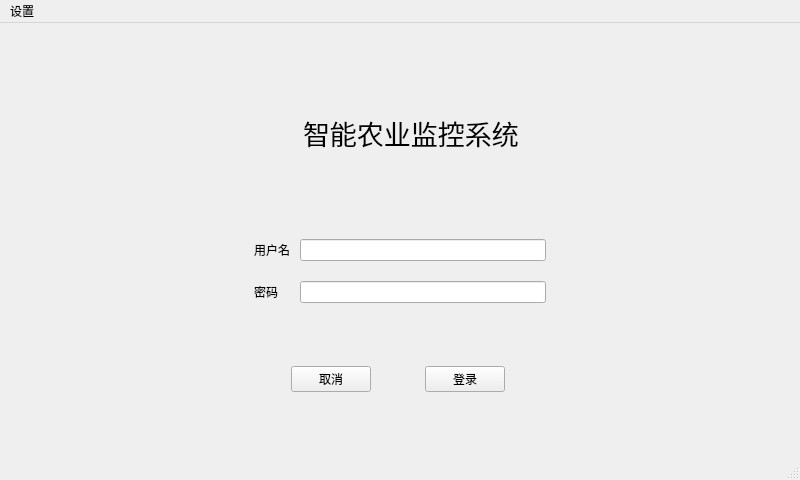
<?xml version="1.0" encoding="UTF-8"?>
<ui version="4.0">
 <class>iams</class>
 <widget class="QMainWindow" name="iams">
  <property name="geometry">
   <rect>
    <x>0</x>
    <y>0</y>
    <width>800</width>
    <height>480</height>
   </rect>
  </property>
  <property name="maximumSize">
   <size>
    <width>800</width>
    <height>480</height>
   </size>
  </property>
  <property name="baseSize">
   <size>
    <width>800</width>
    <height>480</height>
   </size>
  </property>
  <property name="windowTitle">
   <string>iams</string>
  </property>
  <property name="layoutDirection">
   <enum>Qt::LeftToRight</enum>
  </property>
  <widget class="QWidget" name="centralwidget">
   <property name="enabled">
    <bool>true</bool>
   </property>
   <property name="sizePolicy">
    <sizepolicy hsizetype="Preferred" vsizetype="Preferred">
     <horstretch>0</horstretch>
     <verstretch>0</verstretch>
    </sizepolicy>
   </property>
   <property name="maximumSize">
    <size>
     <width>800</width>
     <height>480</height>
    </size>
   </property>
   <property name="layoutDirection">
    <enum>Qt::LeftToRight</enum>
   </property>
   <property name="autoFillBackground">
    <bool>false</bool>
   </property>
   <layout class="QVBoxLayout" name="verticalLayout">
    <item>
     <layout class="QHBoxLayout" name="header">
      <property name="sizeConstraint">
       <enum>QLayout::SetDefaultConstraint</enum>
      </property>
      <item>
       <spacer name="horizontalSpacer">
        <property name="orientation">
         <enum>Qt::Horizontal</enum>
        </property>
        <property name="sizeHint" stdset="0">
         <size>
          <width>40</width>
          <height>20</height>
         </size>
        </property>
       </spacer>
      </item>
      <item>
       <widget class="QLabel" name="titleIcon">
        <property name="maximumSize">
         <size>
          <width>68</width>
          <height>80</height>
         </size>
        </property>
        <property name="font">
         <font>
          <pointsize>20</pointsize>
         </font>
        </property>
        <property name="autoFillBackground">
         <bool>false</bool>
        </property>
        <property name="text">
         <string/>
        </property>
        <property name="pixmap">
         <pixmap resource="../pic.qrc">:/pic/PepiconsPrintCellphoneEye.png</pixmap>
        </property>
        <property name="scaledContents">
         <bool>true</bool>
        </property>
       </widget>
      </item>
      <item>
       <widget class="QLabel" name="titleLabel">
        <property name="sizePolicy">
         <sizepolicy hsizetype="Preferred" vsizetype="Preferred">
          <horstretch>0</horstretch>
          <verstretch>0</verstretch>
         </sizepolicy>
        </property>
        <property name="font">
         <font>
          <pointsize>20</pointsize>
         </font>
        </property>
        <property name="text">
         <string>智能农业监控系统</string>
        </property>
       </widget>
      </item>
      <item>
       <spacer name="horizontalSpacer_2">
        <property name="orientation">
         <enum>Qt::Horizontal</enum>
        </property>
        <property name="sizeHint" stdset="0">
         <size>
          <width>40</width>
          <height>20</height>
         </size>
        </property>
       </spacer>
      </item>
     </layout>
    </item>
    <item>
     <layout class="QHBoxLayout" name="username">
      <item>
       <spacer name="horizontalSpacer_3">
        <property name="orientation">
         <enum>Qt::Horizontal</enum>
        </property>
        <property name="sizeHint" stdset="0">
         <size>
          <width>40</width>
          <height>20</height>
         </size>
        </property>
       </spacer>
      </item>
      <item>
       <widget class="QLabel" name="usernameLabel">
        <property name="minimumSize">
         <size>
          <width>40</width>
          <height>0</height>
         </size>
        </property>
        <property name="text">
         <string>用户名</string>
        </property>
       </widget>
      </item>
      <item>
       <widget class="QLineEdit" name="usernameLineEdit">
        <property name="echoMode">
         <enum>QLineEdit::Normal</enum>
        </property>
       </widget>
      </item>
      <item>
       <spacer name="horizontalSpacer_5">
        <property name="orientation">
         <enum>Qt::Horizontal</enum>
        </property>
        <property name="sizeHint" stdset="0">
         <size>
          <width>40</width>
          <height>20</height>
         </size>
        </property>
       </spacer>
      </item>
     </layout>
    </item>
    <item>
     <spacer name="verticalSpacer">
      <property name="orientation">
       <enum>Qt::Vertical</enum>
      </property>
      <property name="sizeType">
       <enum>QSizePolicy::Fixed</enum>
      </property>
      <property name="sizeHint" stdset="0">
       <size>
        <width>20</width>
        <height>14</height>
       </size>
      </property>
     </spacer>
    </item>
    <item>
     <layout class="QHBoxLayout" name="password">
      <item>
       <spacer name="horizontalSpacer_4">
        <property name="orientation">
         <enum>Qt::Horizontal</enum>
        </property>
        <property name="sizeHint" stdset="0">
         <size>
          <width>40</width>
          <height>20</height>
         </size>
        </property>
       </spacer>
      </item>
      <item>
       <widget class="QLabel" name="passwordLabel">
        <property name="minimumSize">
         <size>
          <width>40</width>
          <height>0</height>
         </size>
        </property>
        <property name="text">
         <string>密码</string>
        </property>
       </widget>
      </item>
      <item>
       <widget class="QLineEdit" name="passwordLineEdit">
        <property name="echoMode">
         <enum>QLineEdit::PasswordEchoOnEdit</enum>
        </property>
       </widget>
      </item>
      <item>
       <spacer name="horizontalSpacer_6">
        <property name="orientation">
         <enum>Qt::Horizontal</enum>
        </property>
        <property name="sizeHint" stdset="0">
         <size>
          <width>40</width>
          <height>20</height>
         </size>
        </property>
       </spacer>
      </item>
     </layout>
    </item>
    <item>
     <layout class="QHBoxLayout" name="horizontalLayout">
      <property name="spacing">
       <number>6</number>
      </property>
      <item>
       <widget class="QLabel" name="lildogLabel">
        <property name="sizePolicy">
         <sizepolicy hsizetype="Fixed" vsizetype="Fixed">
          <horstretch>0</horstretch>
          <verstretch>0</verstretch>
         </sizepolicy>
        </property>
        <property name="maximumSize">
         <size>
          <width>140</width>
          <height>140</height>
         </size>
        </property>
        <property name="text">
         <string/>
        </property>
        <property name="pixmap">
         <pixmap>../pic/lildog.gif</pixmap>
        </property>
        <property name="scaledContents">
         <bool>true</bool>
        </property>
       </widget>
      </item>
      <item>
       <spacer name="horizontalSpacer_7">
        <property name="sizePolicy">
         <sizepolicy hsizetype="Fixed" vsizetype="Fixed">
          <horstretch>0</horstretch>
          <verstretch>0</verstretch>
         </sizepolicy>
        </property>
        <property name="orientation">
         <enum>Qt::Horizontal</enum>
        </property>
        <property name="sizeType">
         <enum>QSizePolicy::Fixed</enum>
        </property>
        <property name="sizeHint" stdset="0">
         <size>
          <width>40</width>
          <height>20</height>
         </size>
        </property>
       </spacer>
      </item>
      <item>
       <widget class="QPushButton" name="cancel">
        <property name="sizePolicy">
         <sizepolicy hsizetype="Maximum" vsizetype="Fixed">
          <horstretch>0</horstretch>
          <verstretch>0</verstretch>
         </sizepolicy>
        </property>
        <property name="text">
         <string>取消</string>
        </property>
       </widget>
      </item>
      <item>
       <widget class="QPushButton" name="login">
        <property name="sizePolicy">
         <sizepolicy hsizetype="Maximum" vsizetype="Fixed">
          <horstretch>0</horstretch>
          <verstretch>0</verstretch>
         </sizepolicy>
        </property>
        <property name="text">
         <string>登录</string>
        </property>
       </widget>
      </item>
      <item>
       <spacer name="horizontalSpacer_8">
        <property name="sizePolicy">
         <sizepolicy hsizetype="Fixed" vsizetype="Fixed">
          <horstretch>0</horstretch>
          <verstretch>0</verstretch>
         </sizepolicy>
        </property>
        <property name="orientation">
         <enum>Qt::Horizontal</enum>
        </property>
        <property name="sizeType">
         <enum>QSizePolicy::Fixed</enum>
        </property>
        <property name="sizeHint" stdset="0">
         <size>
          <width>40</width>
          <height>20</height>
         </size>
        </property>
       </spacer>
      </item>
      <item>
       <widget class="QLabel" name="label">
        <property name="sizePolicy">
         <sizepolicy hsizetype="Fixed" vsizetype="Fixed">
          <horstretch>0</horstretch>
          <verstretch>0</verstretch>
         </sizepolicy>
        </property>
        <property name="maximumSize">
         <size>
          <width>140</width>
          <height>140</height>
         </size>
        </property>
        <property name="text">
         <string/>
        </property>
       </widget>
      </item>
     </layout>
    </item>
   </layout>
  </widget>
  <widget class="QMenuBar" name="menubar">
   <property name="geometry">
    <rect>
     <x>0</x>
     <y>0</y>
     <width>800</width>
     <height>21</height>
    </rect>
   </property>
   <widget class="QMenu" name="menuiams">
    <property name="enabled">
     <bool>true</bool>
    </property>
    <property name="title">
     <string>设置</string>
    </property>
   </widget>
   <addaction name="menuiams"/>
  </widget>
  <widget class="QStatusBar" name="statusbar"/>
 </widget>
 <resources>
  <include location="../pic.qrc"/>
 </resources>
 <connections/>
</ui>
